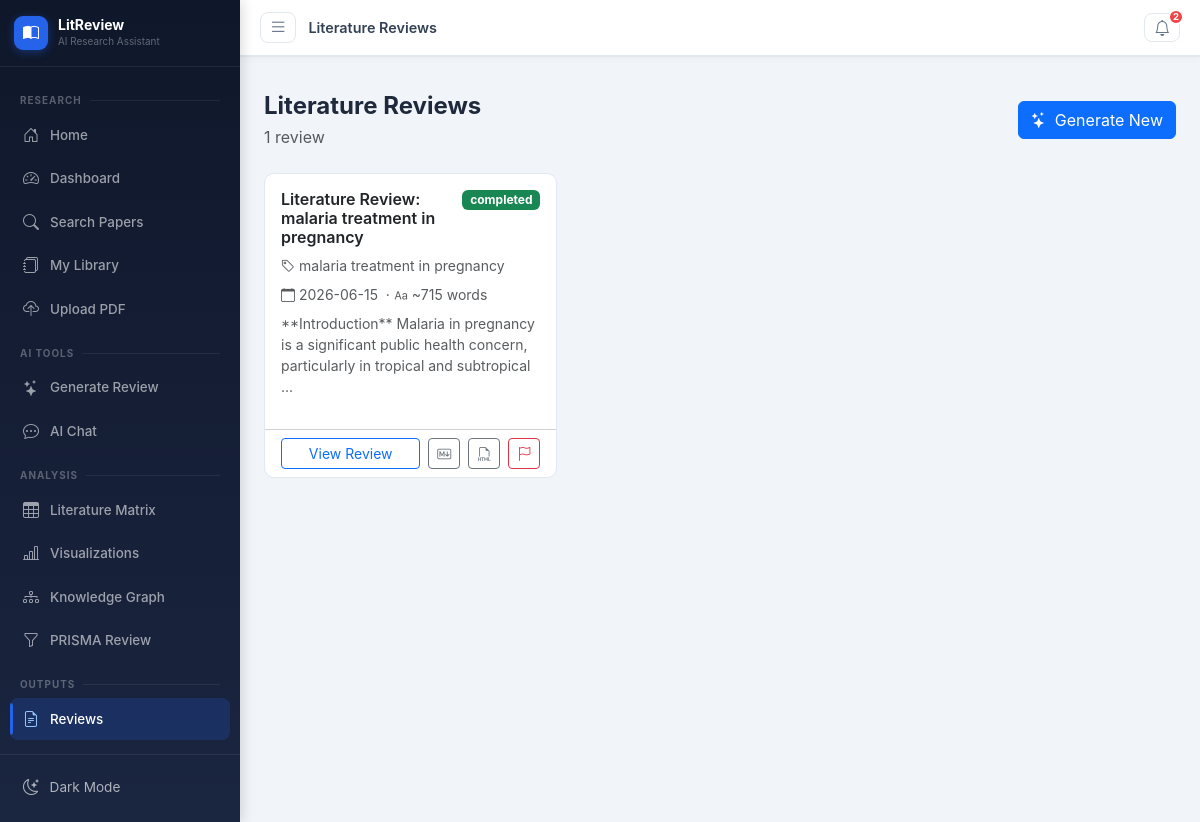
Page /reviews on the earlier database version.
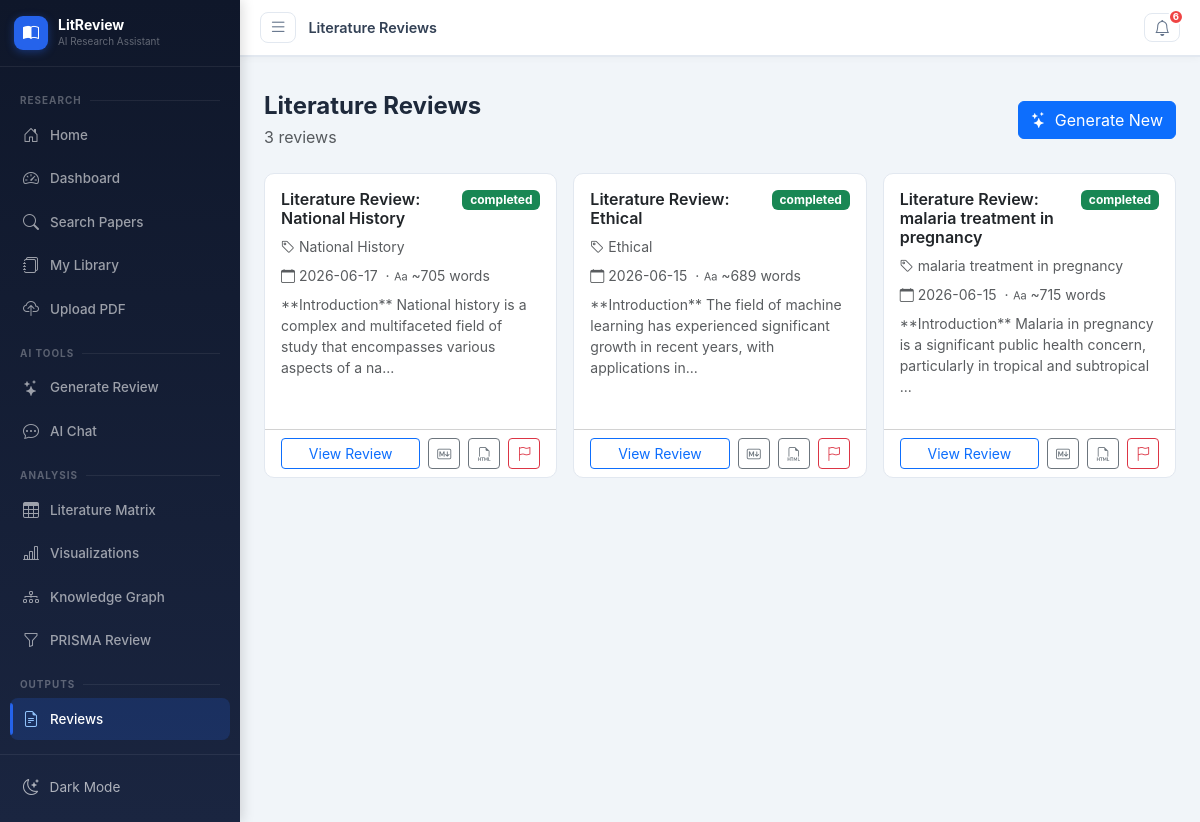
Same page on the later database version.
### tables this page shows
CREATE TABLE literature_reviews (
            id INTEGER PRIMARY KEY AUTOINCREMENT,
            title TEXT NOT NULL,
            topic TEXT,
            introduction TEXT,
            thematic_analysis TEXT,
            research_gaps TEXT,
            future_directions TEXT,
            conclusion TEXT,
            paper_ids TEXT,
            status TEXT DEFAULT 'draft',
            word_count INTEGER DEFAULT 0,
            created_at TIMESTAMP DEFAULT CURRENT_TIMESTAMP,
            updated_at TIMESTAMP DEFAULT CURRENT_TIMESTAMP
        );

### blueprints/main.py (the view)
@main_bp.route('/reviews')
def reviews():
    site = get_site_settings()
    db = get_db()
    reviews_list = db.execute('SELECT * FROM literature_reviews ORDER BY created_at DESC').fetchall()
    db.close()
    return render_template('reviews.html', site=site, reviews=reviews_list, notifications=get_notifications())

### blueprints/main.py (called while the page is built)
def get_site_settings():
    db = get_db()
    rows = db.execute('SELECT key, value FROM site_settings').fetchall()
    db.close()
    return {r['key']: r['value'] for r in rows}

def get_notifications():
    db = get_db()
    rows = db.execute('SELECT * FROM notifications WHERE is_read=0 ORDER BY created_at DESC LIMIT 10').fetchall()
    db.close()
    return [dict(r) for r in rows]

### models/__init__.py (called while the page is built)
def get_db():
    conn = sqlite3.connect(Config.DATABASE_PATH)
    conn.row_factory = sqlite3.Row
    return conn

### templates/reviews.html (shortened to what this page needs)
{% extends "base.html" %}
{% block page_title %}Literature Reviews{% endblock %}
{% block content %}
<div class="d-flex justify-content-between align-items-center mb-4">
  <div>
    <h4 class="fw-bold mb-1">Literature Reviews</h4>
    <p class="text-muted mb-0">{{ reviews|length }} review{{ 's' if reviews|length != 1 }}</p>
  </div>
  <a href="/ai/generate-review" class="btn btn-primary"><i class="bi bi-stars me-2"></i>Generate New</a>
</div>
{% if reviews %}
<div class="row g-3">
  {% for review in reviews %}
  <div class="col-md-6 col-xl-4">
    <div class="card card-hover h-100">
      <div class="card-body">
        <div class="d-flex justify-content-between align-items-start mb-2">
          <h6 class="fw-semibold mb-0 flex-grow-1">{{ review.title }}</h6>
          <span class="badge bg-{{ 'success' if review.status == 'completed' else 'secondary' }} ms-2">{{ review.status }}</span>
        </div>
        {% if review.topic %}
        <p class="text-muted small mb-2"><i class="bi bi-tag me-1"></i>{{ review.topic }}</p>
        {% endif %}
        <p class="text-muted small mb-2">
          <i class="bi bi-calendar me-1"></i>{{ review.created_at[:10] }}
          {% if review.word_count %}&nbsp;&middot;&nbsp;<i class="bi bi-type me-1"></i>~{{ review.word_count }} words{% endif %}
        </p>
        {% if review.introduction %}
        <p class="text-muted small">{{ review.introduction[:120] }}...</p>
        {% endif %}
      </div>
      <div class="card-footer bg-transparent d-flex gap-2">
        <a href="/reviews/{{ review.id }}" class="btn btn-sm btn-outline-primary flex-grow-1">View Review</a>
        <a href="/export/review/{{ review.id }}/markdown" class="btn btn-sm btn-outline-secondary"><i class="bi bi-markdown"></i></a>
        <a href="/export/review/{{ review.id }}/html" class="btn btn-sm btn-outline-secondary"><i class="bi bi-filetype-html"></i></a>
        <button class="btn btn-sm btn-outline-danger report-btn" title="Report this content"
          data-type="review"
          data-id="{{ review.id }}"
          data-title="{{ review.title | e }}"
          data-snippet="{{ (review.introduction or '')[:120] | e }}">
          <i class="bi bi-flag"></i>
        </button>
      </div>
    </div>
  </div>
  {% endfor %}
</div>
{% endif %}
{% endblock %}

### templates/base.html (shortened to what this page needs)
<!DOCTYPE html>
<html lang="en">
<head>
<link href="https://cdn.jsdelivr.net/npm/bootstrap@5.3.2/dist/css/bootstrap.min.css" rel="stylesheet">
<link href="https://cdn.jsdelivr.net/npm/bootstrap-icons@1.11.3/font/bootstrap-icons.min.css" rel="stylesheet">
<link href="/static/css/style.css" rel="stylesheet">
</head>
<body>
<div id="sidebarOverlay"></div>
<div class="d-flex" id="wrapper">
  <nav id="sidebar">
    <div class="sidebar-header">
      <a href="/" class="sidebar-brand-link">
        <div class="sidebar-logo"><i class="bi bi-book-half"></i></div>
        <div class="sidebar-brand-text">
          <div class="sidebar-brand">LitReview</div>
          <div class="sidebar-tagline">AI Research Assistant</div>
        </div>
      </a>
    </div>
    <div class="sidebar-body">
      <div class="sidebar-section-label"><span>Research</span></div>
      <a href="/" class="sidebar-link {% if request.endpoint == 'main.index' %}active{% endif %}" data-tooltip="Home">
        <i class="bi bi-house-door"></i><span>Home</span>
      </a>
      <a href="/dashboard" class="sidebar-link {% if request.endpoint == 'main.dashboard' %}active{% endif %}" data-tooltip="Dashboard">
        <i class="bi bi-speedometer2"></i><span>Dashboard</span>
      </a>
      <a href="/search" class="sidebar-link {% if request.endpoint == 'main.search' %}active{% endif %}" data-tooltip="Search Papers">
        <i class="bi bi-search"></i><span>Search Papers</span>
      </a>
      <a href="/papers" class="sidebar-link {% if request.endpoint == 'main.papers' %}active{% endif %}" data-tooltip="My Library">
        <i class="bi bi-journals"></i><span>My Library</span>
      </a>
      <a href="/upload" class="sidebar-link {% if request.endpoint == 'main.upload' %}active{% endif %}" data-tooltip="Upload PDF">
        <i class="bi bi-cloud-upload"></i><span>Upload PDF</span>
      </a>
      <div class="sidebar-section-label"><span>AI Tools</span></div>
      <a href="/ai/generate-review" class="sidebar-link {% if request.endpoint == 'ai.generate_review' %}active{% endif %}" data-tooltip="Generate Review">
        <i class="bi bi-stars"></i><span>Generate Review</span>
      </a>
      <a href="/ai/chat" class="sidebar-link {% if request.endpoint == 'ai.chat' %}active{% endif %}" data-tooltip="AI Chat">
        <i class="bi bi-chat-dots"></i><span>AI Chat</span>
      </a>
      <div class="sidebar-section-label"><span>Analysis</span></div>
      <a href="/matrix" class="sidebar-link {% if request.endpoint == 'main.matrix' %}active{% endif %}" data-tooltip="Literature Matrix">
        <i class="bi bi-table"></i><span>Literature Matrix</span>
      </a>
      <a href="/visualizations" class="sidebar-link {% if request.endpoint == 'main.visualizations' %}active{% endif %}" data-tooltip="Visualizations">
        <i class="bi bi-bar-chart-line"></i><span>Visualizations</span>
      </a>
      <a href="/knowledge-graph" class="sidebar-link {% if request.endpoint == 'main.knowledge_graph' %}active{% endif %}" data-tooltip="Knowledge Graph">
        <i class="bi bi-diagram-3"></i><span>Knowledge Graph</span>
      </a>
      <a href="/prisma" class="sidebar-link {% if request.endpoint == 'main.prisma' %}active{% endif %}" data-tooltip="PRISMA Review">
        <i class="bi bi-funnel"></i><span>PRISMA Review</span>
      </a>
      <div class="sidebar-section-label"><span>Outputs</span></div>
      <a href="/reviews" class="sidebar-link {% if request.endpoint in ['main.reviews','main.review_detail'] %}active{% endif %}" data-tooltip="Reviews">
        <i class="bi bi-file-earmark-text"></i><span>Reviews</span>
      </a>
    </div>
    <div class="sidebar-footer">
      <button id="darkToggle" onclick="toggleDark()" data-tooltip="Toggle Theme">
        <i class="bi bi-moon-stars"></i>
        <span>Dark Mode</span>
      </button>
    </div>
  </nav>
  <div id="page-content-wrapper" class="flex-grow-1">
    <nav class="top-nav">
      <button id="sidebarToggle" aria-label="Toggle menu">
        <i class="bi bi-list"></i>
      </button>
      <span class="top-nav-title">{% block page_title %}{% endblock %}</span>
      <div class="ms-auto d-flex align-items-center gap-2">
        <div class="dropdown">
          <button class="top-nav-btn position-relative" data-bs-toggle="dropdown" aria-label="Notifications">
            <i class="bi bi-bell"></i>
            {% if g_notif_count > 0 %}
            <span class="notif-badge">{{ g_notif_count }}</span>
            {% endif %}
          </button>
        </div>
      </div>
    </nav>
    <div class="px-4 pt-3">
    </div>
    <div class="page-content px-4 pb-5">
      {% block content %}{% endblock %}
    </div>
  </div>
</div>
<div class="toast-container position-fixed bottom-0 end-0 p-3" id="toastContainer"></div>
</body>
</html>

Differences in the rows shown:
added literature_reviews: title "Literature Review: National History", status "completed", topic "National History", created_at "2026-06-17", word_count "705", introduction "**Introduction** National history is a complex and multifaceted field of study that encompasses various aspects of a na"
added literature_reviews: title "Literature Review: Ethical", status "completed", topic "Ethical", created_at "2026-06-15", word_count "689", introduction "**Introduction** The field of machine learning has experienced significant growth in recent years, with applications in"
Other differences:
{{ g_notif_count }}: "2" → "6"
{{ reviews|length }}: "1" → "3"
{{ 's' if reviews|length != 1 }}: (not shown) → "s"
